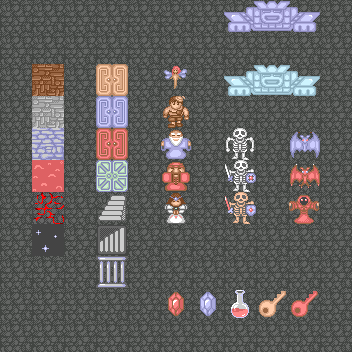

Rendered tile map (Tiled .tmx) drawn with the repository's tilesets; below, a short description and the map source with its tile grids summarised:
An orthogonal 11x11 tile map with 32x32 px tiles, 6 tile layers (floor, prop, enemy, NPC, ...), 5 tilesets.

<map version="1.0" orientation="orthogonal" renderorder="right-down" width="11" height="11" tilewidth="32" tileheight="32" nextobjectid="1">
 <tileset firstgid="1" name="terrain" tilewidth="32" tileheight="32">
  <image source="terrain.png" width="128" height="128" />
 </tileset>
 <tileset firstgid="17" name="enemy" tilewidth="32" tileheight="32">
  <image source="enemy.png" width="128" height="2048" />
 </tileset>
 <tileset firstgid="273" name="door" tilewidth="32" tileheight="32">
  <image source="door.png" width="128" height="256" />
 </tileset>
 <tileset firstgid="305" name="item" tilewidth="32" tileheight="32">
  <image source="item.png" width="128" height="512" />
 </tileset>
 <tileset firstgid="369" name="npc" tilewidth="32" tileheight="32">
  <image source="npc.png" width="128" height="288" />
 </tileset>
 <layer name="floor" width="11" height="11">
  <data>[121 cells, 121 non-empty, 1 distinct tile ids]</data>
 </layer>
 <layer name="prop" width="11" height="11">
  <properties>
   <property name="visible" value="0" />
  </properties>
  <data>[121 cells, 5 non-empty, 5 distinct tile ids]</data>
 </layer>
 <layer name="enemy" width="11" height="11">
  <data>[121 cells, 6 non-empty, 6 distinct tile ids]</data>
 </layer>
 <layer name="NPC" width="11" height="11">
  <data>[121 cells, 11 non-empty, 11 distinct tile ids]</data>
 </layer>
 <layer name="door" width="11" height="11">
  <data>[121 cells, 7 non-empty, 7 distinct tile ids]</data>
 </layer>
 <layer name="wall" width="11" height="11">
  <data>[121 cells, 6 non-empty, 6 distinct tile ids]</data>
 </layer>
</map>
